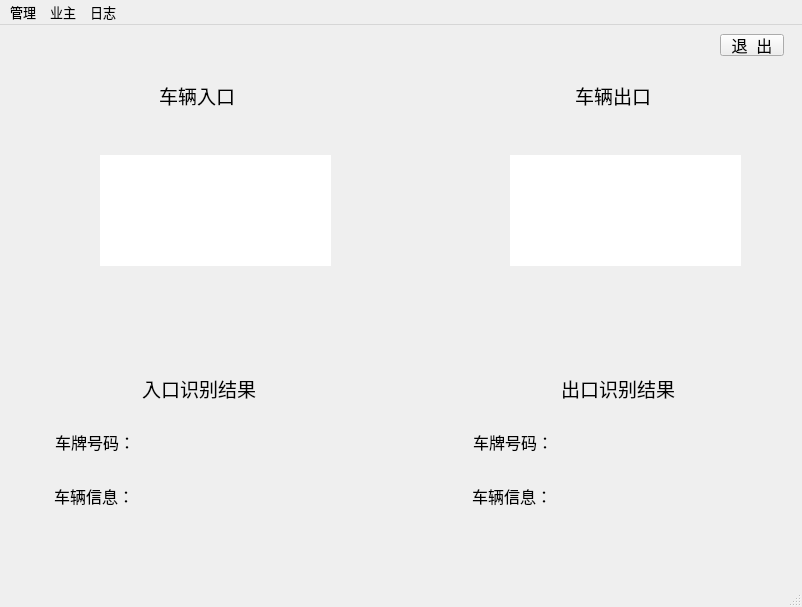
<?xml version="1.0" encoding="UTF-8"?>
<ui version="4.0">
 <class>home</class>
 <widget class="QMainWindow" name="home">
  <property name="geometry">
   <rect>
    <x>0</x>
    <y>0</y>
    <width>802</width>
    <height>607</height>
   </rect>
  </property>
  <property name="windowTitle">
   <string>停车管理系统-小区停车</string>
  </property>
  <widget class="QWidget" name="centralwidget">
   <widget class="QLabel" name="label">
    <property name="geometry">
     <rect>
      <x>159</x>
      <y>51</y>
      <width>158</width>
      <height>39</height>
     </rect>
    </property>
    <property name="font">
     <font>
      <family>宋体</family>
      <pointsize>14</pointsize>
     </font>
    </property>
    <property name="text">
     <string>车辆入口</string>
    </property>
   </widget>
   <widget class="QLabel" name="label_2">
    <property name="geometry">
     <rect>
      <x>575</x>
      <y>51</y>
      <width>158</width>
      <height>39</height>
     </rect>
    </property>
    <property name="font">
     <font>
      <family>宋体</family>
      <pointsize>14</pointsize>
     </font>
    </property>
    <property name="text">
     <string>车辆出口</string>
    </property>
   </widget>
   <widget class="QPushButton" name="pushButton">
    <property name="geometry">
     <rect>
      <x>720</x>
      <y>9</y>
      <width>64</width>
      <height>22</height>
     </rect>
    </property>
    <property name="font">
     <font>
      <family>Arial</family>
      <pointsize>12</pointsize>
     </font>
    </property>
    <property name="text">
     <string>退  出</string>
    </property>
   </widget>
   <widget class="QLabel" name="label_3">
    <property name="geometry">
     <rect>
      <x>142</x>
      <y>344</y>
      <width>158</width>
      <height>39</height>
     </rect>
    </property>
    <property name="font">
     <font>
      <family>宋体</family>
      <pointsize>14</pointsize>
     </font>
    </property>
    <property name="text">
     <string>入口识别结果</string>
    </property>
   </widget>
   <widget class="QLabel" name="label_4">
    <property name="geometry">
     <rect>
      <x>55</x>
      <y>398</y>
      <width>311</width>
      <height>38</height>
     </rect>
    </property>
    <property name="font">
     <font>
      <family>Arial</family>
      <pointsize>12</pointsize>
     </font>
    </property>
    <property name="text">
     <string>车牌号码：</string>
    </property>
   </widget>
   <widget class="QLabel" name="label_5">
    <property name="geometry">
     <rect>
      <x>54</x>
      <y>452</y>
         <width>311</width>
      <height>38</height>
     </rect>
    </property>
    <property name="font">
     <font>
      <family>Arial</family>
      <pointsize>12</pointsize>
     </font>
    </property>
    <property name="text">
     <string>车辆信息：</string>
    </property>
   </widget>
   <widget class="QLabel" name="label_6">
    <property name="geometry">
     <rect>
      <x>473</x>
      <y>398</y>
         <width>301</width>
      <height>38</height>
     </rect>
    </property>
    <property name="font">
     <font>
      <family>Arial</family>
      <pointsize>12</pointsize>
     </font>
    </property>
    <property name="text">
     <string>车牌号码：</string>
    </property>
   </widget>
   <widget class="QLabel" name="label_7">
    <property name="geometry">
     <rect>
      <x>561</x>
      <y>344</y>
      <width>158</width>
      <height>39</height>
     </rect>
    </property>
    <property name="font">
     <font>
      <family>宋体</family>
      <pointsize>14</pointsize>
     </font>
    </property>
    <property name="text">
     <string>出口识别结果</string>
    </property>
   </widget>
   <widget class="QLabel" name="label_9">
    <property name="geometry">
     <rect>
      <x>472</x>
      <y>452</y>
         <width>301</width>
      <height>38</height>
     </rect>
    </property>
       <property name="font">
           <font>
               <family>Arial</family>
               <pointsize>12</pointsize>
           </font>
       </property>
       <property name="text">
           <string>车辆信息：</string>
       </property>
   </widget>
      <widget class="QLabel" name="label_8">
          <property name="geometry">
              <rect>
                  <x>100</x>
                  <y>130</y>
                  <width>231</width>
                  <height>111</height>
              </rect>
          </property>
          <property name="styleSheet">
              <string notr="true">background-color: rgb(255, 255, 255);</string>
          </property>
          <property name="text">
              <string/>
          </property>
      </widget>
      <widget class="QLabel" name="label_10">
          <property name="geometry">
              <rect>
                  <x>510</x>
                  <y>130</y>
                  <width>231</width>
                  <height>111</height>
              </rect>
          </property>
          <property name="styleSheet">
              <string notr="true">background-color: rgb(255, 255, 255);</string>
          </property>
          <property name="text">
              <string/>
          </property>
      </widget>
  </widget>
  <widget class="QMenuBar" name="menubar">
   <property name="geometry">
    <rect>
     <x>0</x>
     <y>0</y>
     <width>802</width>
        <height>29</height>
    </rect>
   </property>
   <property name="sizePolicy">
    <sizepolicy hsizetype="MinimumExpanding" vsizetype="Preferred">
     <horstretch>0</horstretch>
     <verstretch>0</verstretch>
    </sizepolicy>
   </property>
   <property name="font">
    <font>
     <pointsize>10</pointsize>
    </font>
   </property>
   <widget class="QMenu" name="menu">
    <property name="geometry">
        <rect>
            <x>890</x>
            <y>334</y>
            <width>147</width>
            <height>159</height>
        </rect>
    </property>
    <property name="font">
     <font>
      <pointsize>10</pointsize>
     </font>
    </property>
    <property name="title">
     <string>管理</string>
    </property>
    <addaction name="action"/>
    <addaction name="separator"/>
    <addaction name="action_2"/>
    <addaction name="separator"/>
    <addaction name="action_12"/>
   </widget>
   <widget class="QMenu" name="menu_2">
    <property name="font">
     <font>
      <pointsize>10</pointsize>
     </font>
    </property>
    <property name="title">
     <string>业主</string>
    </property>
    <addaction name="action_3"/>
   </widget>
   <widget class="QMenu" name="menu_3">
    <property name="font">
     <font>
      <pointsize>10</pointsize>
     </font>
    </property>
    <property name="title">
     <string>日志</string>
    </property>
    <addaction name="action_4"/>
    <addaction name="separator"/>
    <addaction name="action_7"/>
    <addaction name="separator"/>
    <addaction name="action_9"/>
   </widget>
   <addaction name="menu"/>
   <addaction name="menu_2"/>
   <addaction name="menu_3"/>
  </widget>
  <widget class="QStatusBar" name="statusbar"/>
  <action name="action">
   <property name="text">
    <string>新建管理员</string>
   </property>
  </action>
  <action name="action_2">
   <property name="text">
    <string>删除管理员</string>
   </property>
  </action>
  <action name="action_3">
   <property name="text">
    <string>信息补录</string>
   </property>
   <property name="font">
    <font>
     <family>Microsoft YaHei UI</family>
     <pointsize>10</pointsize>
    </font>
   </property>
  </action>
  <action name="action_4">
   <property name="text">
    <string>按车辆查询</string>
   </property>
  </action>
  <action name="action_7">
   <property name="text">
    <string>按日期查询</string>
   </property>
  </action>
  <action name="action_9">
   <property name="text">
    <string>按车主查询</string>
   </property>
  </action>
  <action name="action_10">
   <property name="text">
    <string>切换手动模式</string>
   </property>
  </action>
  <action name="action_12">
   <property name="text">
    <string>设置</string>
   </property>
  </action>
 </widget>
 <resources/>
 <connections/>
</ui>
